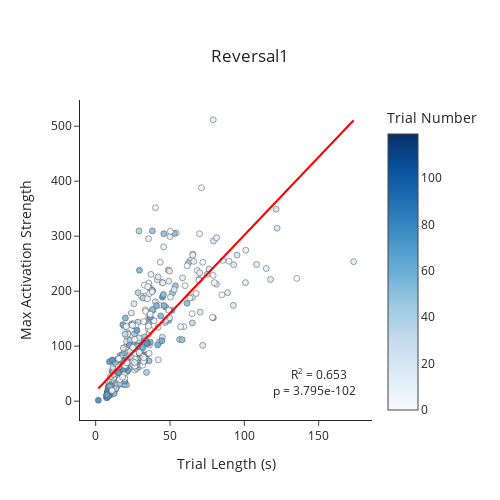

The notebook cell saved with this chart:
### Code cell
## Linear regression for JUST REVERSAL SESSION
reversal_df = trial_df[trial_df.session == 'Reversal1']
lm_max_reversal = pg.linear_regression(reversal_df.trial_length, reversal_df['max'], as_dataframe = False)
lm_mean_reversal = pg.linear_regression(reversal_df.trial_length, reversal_df['mean'], as_dataframe = False)
fig = pf.custom_graph_template('Reversal1', x_title = 'Trial Length (s)', y_title = 'Max Activation Strength')
fig.add_trace(go.Scatter(x = reversal_df.trial_length, y = reversal_df['max'], mode = 'markers', opacity = 0.7, showlegend = False,
                         marker={'color': trial_df.trial, 'colorscale': 'Blues', 'showscale': True, 'colorbar': {'title': 'Trial Number'}, 'line': {'color': 'black', 'width' : 0.5}}))
fig.add_trace(go.Scatter(x = reversal_df.trial_length, y = lm_max_reversal['pred'], mode = 'lines', line_color = 'red', showlegend = False))
fig.add_annotation(x = 150, y = 50, text = 'R<sup>2</sup> = {}'.format(round(lm_max_reversal['adj_r2'], 3)), showarrow = False)
fig.add_annotation(x = 147, y = 20, text = 'p = 3.795e-102', showarrow = False)
fig.show()
# fig.write_image(pjoin(figure_path, 'trial_length_vs_max_reversal1.png'))

### Figure 1 — Plotly figure (JSON) as saved in the notebook; plotly's stock layout.template omitted (floating-point values rounded to 4 significant figures; data arrays with more than 128 entries replaced by an {"elided": "..."} marker saying what was removed)
{"data": [{"marker": {"color": {"elided": "1580 int values"}, "colorbar": {"title": {"text": "Trial Number"}}, "colorscale": [[0, "rgb(247,251,255)"], [0.125, "rgb(222,235,247)"], [0.25, "rgb(198,219,239)"], [0.375, "rgb(158,202,225)"], [0.5, "rgb(107,174,214)"], [0.625, "rgb(66,146,198)"], [0.75, "rgb(33,113,181)"], [0.875, "rgb(8,81,156)"], [1, "rgb(8,48,107)"]], "line": {"color": "black", "width": 0.5}, "showscale": true}, "mode": "markers", "opacity": 0.7, "showlegend": false, "type": "scatter", "x": {"elided": "437 float values"}, "y": {"elided": "437 float values"}}, {"line": {"color": "red"}, "mode": "lines", "showlegend": false, "type": "scatter", "x": {"elided": "437 float values"}, "y": {"elided": "437 float values"}}], "layout": {"annotations": [{"showarrow": false, "text": "R<sup>2</sup> = 0.653", "x": 150, "y": 50}, {"showarrow": false, "text": "p = 3.795e-102", "x": 147, "y": 20}], "height": 500, "title": {"text": "Reversal1", "x": 0.5, "xanchor": "center", "y": 0.9, "yanchor": "top"}, "width": 500, "xaxis": {"title": {"text": "Trial Length (s)"}}, "yaxis": {"title": {"text": "Max Activation Strength"}}}}
